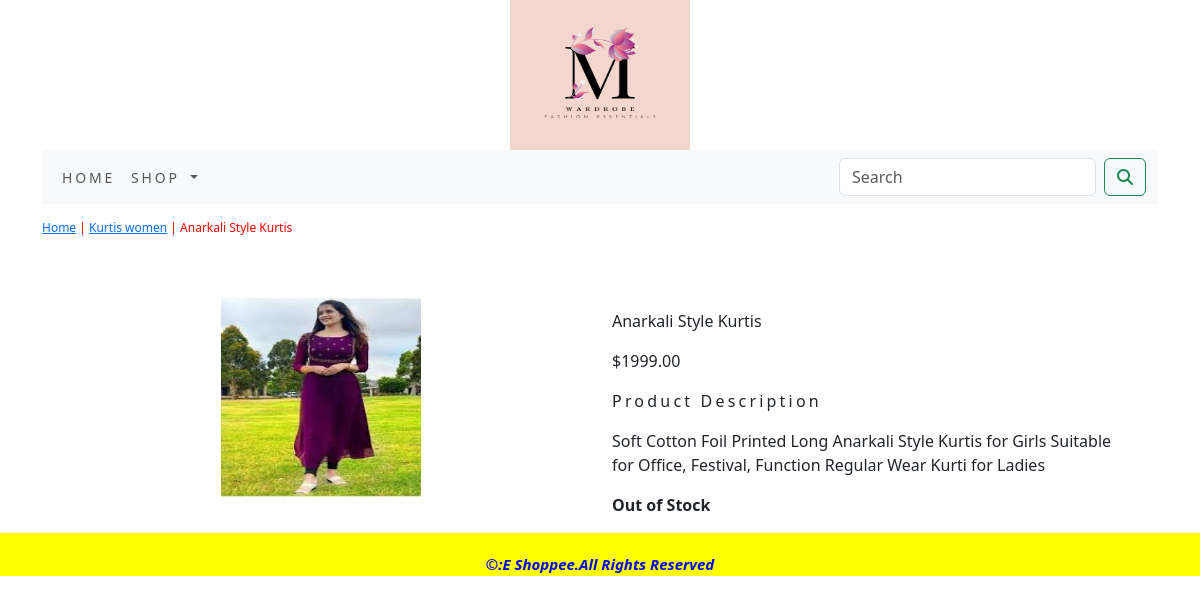
The app's page /shop/kurtis-women/anarkali-style-kurtis/ with its own data.
### shop/models.py (models this page shows, shortened)
class Product(models.Model):
    name = models.CharField(max_length=250, unique=True)
    slug = models.SlugField(max_length=250, unique=True)
    description = models.TextField(blank=True)
    image = models.ImageField(upload_to='product', blank=True)
    price=models.DecimalField(max_digits=10,decimal_places=2)
    category=models.ForeignKey(Category,on_delete=models.CASCADE)
    stock=models.IntegerField()
    available=models.BooleanField(default=True)
    created=models.DateTimeField(auto_now_add=True)
    updated=models.DateTimeField(auto_now=True)
    class Meta:
        ordering=('name',)
        verbose_name='product'
        verbose_name_plural='products'

class Category(models.Model):
    name=models.CharField(max_length=250,unique=True)
    slug=models.SlugField(max_length=250,unique=True)
    description=models.TextField(blank=True)
    image=models.ImageField(upload_to='category',blank=True)
    class Meta:
        ordering=('name',)
        verbose_name='category'
        verbose_name_plural='categories'
    def __str__(self):
        return  '{}'.format(self.name)

### shop/views.py (the view)
# urls.py: path('<slug:c_slug>/<slug:product_slug>/',views.proDetail,name='prodCatdetail'),
def proDetail(request,c_slug,product_slug):
    try:
        product=Product.objects.get(category__slug=c_slug,slug=product_slug)
    except Exception as e:
        raise e
    return render(request,'product.html',{'product':product})

### cart/context_processors.py (called while the page is built)
def counter(request):
    item_count=0
    if 'admin' in request.path:
        return {}
    else:
        try:
            cart=Cart.objects.filter(cart_id=_cart_id(request))
            cart_items=CartItem.objects.all().filter(cart=cart[:1])
            for cart_item in cart_items:
                item_count += cart_item.quantity
        except Cart.DoesNotExist:
            item_count = 0
    return dict(item_count=item_count)

### cart/views.py (called while the page is built)
def _cart_id(request):
    cart=request.session.session_key
    if not cart:
        cart=request.session.create()
    return cart

### shop/context_processors.py (called while the page is built)
def menu_links(request):
    links=Category.objects.all()
    return dict(links=links)

### templates/product.html (shortened to what this page needs)
{% extends 'base.html' %}
{% load static %}
{% block content %}
<div class="row my_prod_row_class">
  <div class="mx_auto">
    <p> <a href="{% url 'shop:allProdCat' %}">Home</a> | <a href="{{product.category.get_url}}">{{product.category}}</a> | {{product.name}}</p>
  </div>
</div>
<div class="container">
<br>
<div class="row">
  <div class="col-12 col-sm-12 col-md-12 col-lg-6 text-center">
    <div style="min-width:18rem">
      <img src="{{product.image.url}}" alt="{{product.name}}" style="width:200px;height:200px;">
    </div>
  </div>
    <div class="col-12 col-sm-12 col-md-12 col-lg-6">
    <div>
      <h1 class="my_prod_title">{{product.name}}</h1>
      <p>${{product.price}}</p>
      <p class="my_title">Product Description</p>
      <p class="text-justify my_prod_text">{{product.description}}</p>
      {% if product.stock <= 0 %}
      <p class="text-justify my_prod_text"><b> Out of Stock</b></p>
      {% else %}
      <a class="btn btn-secondary" href="{% url 'cart:add_cart' product.id %}">Add to Cart</a>
      {% endif %}
    </div>
  </div>
  </div>
</div>
{% endblock %}

### static/css/custom.css (style rules this page uses)
body { font-family: 'Josefin Sans', sans-serif; font-family: 'Noto Sans', sans-serif; }
.my_title { font-size:16px; text_transform:uppercase; letter-spacing: .2em; }
.my_prod_row_class .mx_auto { color:red; font-size:12px; text-decoration:none; }
.my_prod_row_class { padding-top:15px; padding-bottom:20px }
.my_prod_title { font-size:16px; text_transform:uppercase; padding-top:15px; padding-bottom:10px; }
.my_prod_text { padding-right:20px; }

### records on screen
Product: category "Kurtis women", name "Anarkali Style Kurtis", image (picture), price "1999.00", description "Soft Cotton Foil Printed Long Anarkali Style Kurtis for Girls Suitable for Office, Festival, Function Regular Wear Kurti for Ladies"
